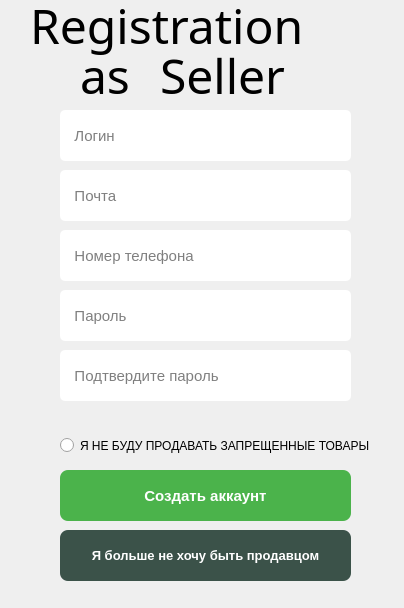
<?xml version="1.0" encoding="UTF-8"?>
<ui version="4.0">
 <class>RegisterSeller</class>
 <widget class="QWidget" name="RegisterSeller">
  <property name="geometry">
   <rect>
    <x>0</x>
    <y>0</y>
    <width>404</width>
    <height>608</height>
   </rect>
  </property>
  <property name="windowTitle">
   <string>Form</string>
  </property>
  <widget class="QLabel" name="MarketName">
   <property name="geometry">
    <rect>
     <x>30</x>
     <y>-50</y>
     <width>401</width>
     <height>151</height>
    </rect>
   </property>
   <property name="font">
    <font>
     <family>Showcard Gothic</family>
     <pointsize>36</pointsize>
     <bold>false</bold>
     <stylestrategy>PreferAntialias</stylestrategy>
    </font>
   </property>
   <property name="text">
    <string>Registration</string>
   </property>
  </widget>
  <widget class="QLabel" name="MarketName_2">
   <property name="geometry">
    <rect>
     <x>80</x>
     <y>0</y>
     <width>401</width>
     <height>151</height>
    </rect>
   </property>
   <property name="font">
    <font>
     <family>Showcard Gothic</family>
     <pointsize>36</pointsize>
     <bold>false</bold>
     <stylestrategy>PreferAntialias</stylestrategy>
    </font>
   </property>
   <property name="text">
    <string>as</string>
   </property>
  </widget>
  <widget class="QLabel" name="MarketName_3">
   <property name="geometry">
    <rect>
     <x>160</x>
     <y>0</y>
     <width>401</width>
     <height>151</height>
    </rect>
   </property>
   <property name="font">
    <font>
     <family>Showcard Gothic</family>
     <pointsize>36</pointsize>
     <bold>false</bold>
     <stylestrategy>PreferAntialias</stylestrategy>
    </font>
   </property>
   <property name="text">
    <string>Seller</string>
   </property>
  </widget>
  <widget class="QLineEdit" name="lineEditEmail">
   <property name="geometry">
    <rect>
     <x>60</x>
     <y>170</y>
     <width>291</width>
     <height>51</height>
    </rect>
   </property>
   <property name="font">
    <font>
     <pointsize>11</pointsize>
     <stylestrategy>PreferAntialias</stylestrategy>
    </font>
   </property>
   <property name="styleSheet">
    <string notr="true">QLineEdit
                        {
                        border-width: 2px;
                        border-radius: 5px;
                        }
                        QLineEdit:Focus {
                        border:1px solid #6443DA
                        }
                    </string>
   </property>
   <property name="text">
    <string/>
   </property>
   <property name="maxLength">
    <number>32</number>
   </property>
   <property name="echoMode">
    <enum>QLineEdit::EchoMode::Normal</enum>
   </property>
   <property name="placeholderText">
    <string>   Почта</string>
   </property>
  </widget>
  <widget class="QLineEdit" name="lineEditNum">
   <property name="geometry">
    <rect>
     <x>60</x>
     <y>230</y>
     <width>291</width>
     <height>51</height>
    </rect>
   </property>
   <property name="font">
    <font>
     <pointsize>11</pointsize>
     <stylestrategy>PreferAntialias</stylestrategy>
    </font>
   </property>
   <property name="styleSheet">
    <string notr="true">QLineEdit
                        {
                        border-width: 2px;
                        border-radius: 5px;
                        }
                        QLineEdit:Focus {
                        border:1px solid #6443DA
                        }
                    </string>
   </property>
   <property name="text">
    <string/>
   </property>
   <property name="maxLength">
    <number>16</number>
   </property>
   <property name="echoMode">
    <enum>QLineEdit::EchoMode::Normal</enum>
   </property>
   <property name="placeholderText">
    <string>   Номер телефона</string>
   </property>
  </widget>
  <widget class="QLineEdit" name="lineEditLogin">
   <property name="geometry">
    <rect>
     <x>60</x>
     <y>110</y>
     <width>291</width>
     <height>51</height>
    </rect>
   </property>
   <property name="font">
    <font>
     <pointsize>11</pointsize>
     <stylestrategy>PreferAntialias</stylestrategy>
    </font>
   </property>
   <property name="toolTipDuration">
    <number>-1</number>
   </property>
   <property name="styleSheet">
    <string notr="true">QLineEdit
                        {
                        border-width: 2px;
                        border-radius: 5px;
                        }
                        QLineEdit:Focus {
                        border:1px solid #6443DA
                        }
                    </string>
   </property>
   <property name="text">
    <string/>
   </property>
   <property name="placeholderText">
    <string>   Логин</string>
   </property>
  </widget>
  <widget class="QLineEdit" name="lineEditPassword2">
   <property name="geometry">
    <rect>
     <x>60</x>
     <y>350</y>
     <width>291</width>
     <height>51</height>
    </rect>
   </property>
   <property name="font">
    <font>
     <pointsize>11</pointsize>
     <stylestrategy>PreferAntialias</stylestrategy>
    </font>
   </property>
   <property name="styleSheet">
    <string notr="true">QLineEdit
                        {
                        border-width: 2px;
                        border-radius: 5px;
                        }
                        QLineEdit:Focus {
                        border:1px solid #6443DA
                        }
                    </string>
   </property>
   <property name="text">
    <string/>
   </property>
   <property name="maxLength">
    <number>16</number>
   </property>
   <property name="echoMode">
    <enum>QLineEdit::EchoMode::Password</enum>
   </property>
   <property name="placeholderText">
    <string>   Подтвердите пароль</string>
   </property>
  </widget>
  <widget class="QLineEdit" name="lineEditPassword">
   <property name="geometry">
    <rect>
     <x>60</x>
     <y>290</y>
     <width>291</width>
     <height>51</height>
    </rect>
   </property>
   <property name="font">
    <font>
     <pointsize>11</pointsize>
     <stylestrategy>PreferAntialias</stylestrategy>
    </font>
   </property>
   <property name="styleSheet">
    <string notr="true">QLineEdit
                        {
                        border-width: 2px;
                        border-radius: 5px;
                        }
                        QLineEdit:Focus {
                        border:1px solid #6443DA
                        }
                    </string>
   </property>
   <property name="text">
    <string/>
   </property>
   <property name="maxLength">
    <number>16</number>
   </property>
   <property name="echoMode">
    <enum>QLineEdit::EchoMode::Password</enum>
   </property>
   <property name="placeholderText">
    <string>   Пароль</string>
   </property>
  </widget>
  <widget class="QPushButton" name="registerButton">
   <property name="geometry">
    <rect>
     <x>60</x>
     <y>470</y>
     <width>291</width>
     <height>51</height>
    </rect>
   </property>
   <property name="font">
    <font>
     <pointsize>11</pointsize>
     <bold>true</bold>
     <stylestrategy>PreferAntialias</stylestrategy>
    </font>
   </property>
   <property name="cursor">
    <cursorShape>UpArrowCursor</cursorShape>
   </property>
   <property name="styleSheet">
    <string notr="true">    QPushButton {
        background-color: #4BB34B;
        color: white;
        border-radius: 8px;
        padding: 10px 20px;
    }
    QPushButton:hover {
        background-color: #5fd35f;
    }
    QPushButton:pressed {
        background-color: #3fa53f;
    }</string>
   </property>
   <property name="text">
    <string>Создать аккаунт</string>
   </property>
  </widget>
  <widget class="QRadioButton" name="radioButton_2">
   <property name="geometry">
    <rect>
     <x>60</x>
     <y>420</y>
     <width>311</width>
     <height>51</height>
    </rect>
   </property>
   <property name="text">
    <string>Я НЕ БУДУ ПРОДАВАТЬ ЗАПРЕЩЕННЫЕ ТОВАРЫ</string>
   </property>
  </widget>
  <widget class="QPushButton" name="backButton">
   <property name="geometry">
    <rect>
     <x>60</x>
     <y>530</y>
     <width>291</width>
     <height>51</height>
    </rect>
   </property>
   <property name="font">
    <font>
     <pointsize>10</pointsize>
     <bold>true</bold>
    </font>
   </property>
   <property name="styleSheet">
    <string notr="true">    QPushButton {
        background-color: #3b5249;
        color: white;
        border-radius: 8px;
        padding: 10px 20px;
    }
    QPushButton:hover {
        background-color: #5fd35f;
    }
    QPushButton:pressed {
        background-color: #3fa53f;
    }</string>
   </property>
   <property name="text">
    <string>Я больше не хочу быть продавцом</string>
   </property>
  </widget>
 </widget>
 <resources/>
 <connections/>
</ui>
